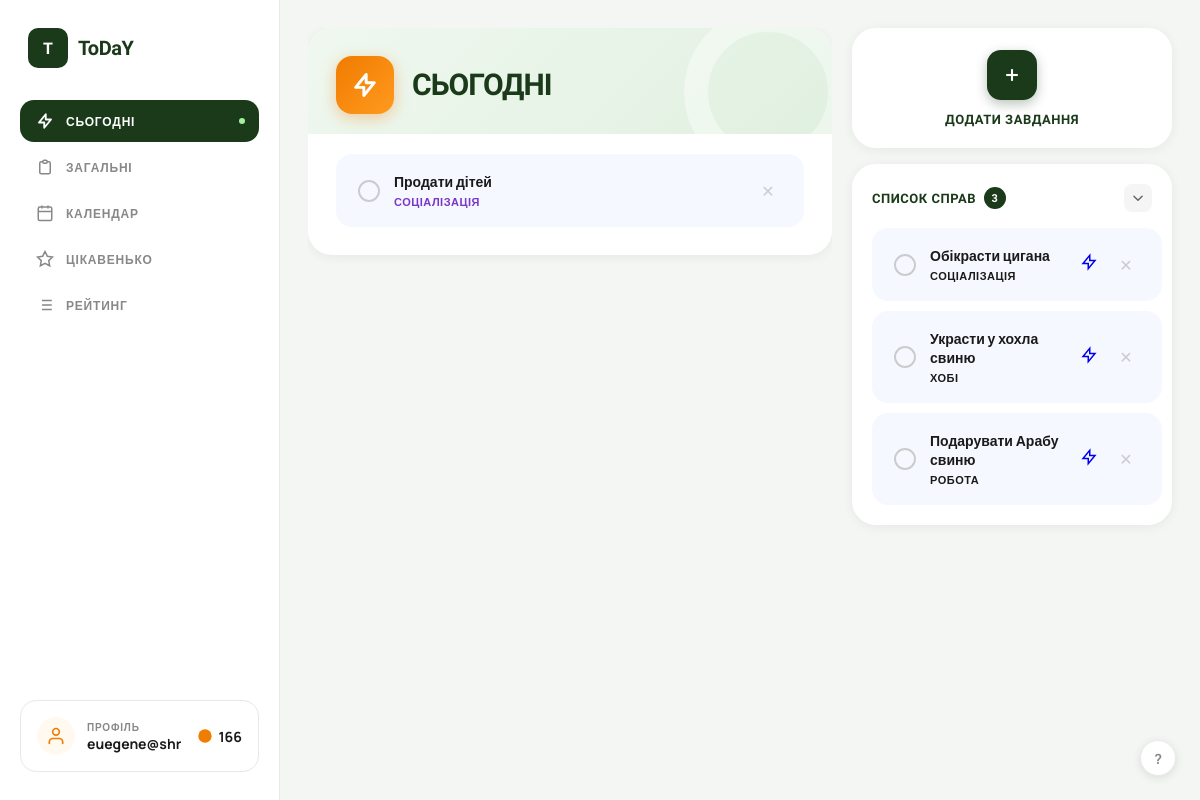
The page /tasks/today/ (signed in) on the database its author committed.
### users/models.py (models this page shows)
class User(AbstractUser):
    email = models.EmailField(unique=True)
    total_points = models.IntegerField(default=0)
    coins = models.IntegerField(default=100)  # added this for coin sysytem
    USERNAME_FIELD = "email"
    REQUIRED_FIELDS = ['username']

### tasks/models.py (models this page shows, shortened)
class Task(models.Model):
    user = models.ForeignKey(User, on_delete=models.CASCADE)
    title = models.CharField(max_length=255)
    category = models.ForeignKey(Category, null=True, blank=True, on_delete=models.SET_NULL)
    planned_date = models.DateField(null=True, blank=True)
    is_for_today = models.BooleanField(default=False)
    deadline_time = models.TimeField(default="16:00")
    estimated_hours = models.FloatField(default=1)
    is_completed = models.BooleanField(default=False)
    order = models.IntegerField(default=0)
    created_at = models.DateTimeField(auto_now_add=True)
    completed_at = models.DateTimeField(null=True, blank=True)

class Category(models.Model):
    name = models.CharField(max_length=100)
    color = models.CharField(max_length=7, default='#000000')
    user = models.ForeignKey(User, on_delete=models.CASCADE)

### tasks/views.py (the view)
# urls.py: path('today/', views.today_tasks, name='today_tasks'),
@login_required
def today_tasks(request):
    today = timezone.localdate()
    today_incomplete = Task.objects.filter(
        user=request.user,
        is_completed=False
    ).filter(
        db_models.Q(is_for_today=True) | db_models.Q(planned_date=today)
    ).order_by('order')
    other_incomplete = Task.objects.filter(
        user=request.user,
        is_for_today=False,
        is_completed=False,
        planned_date__isnull=True
    ).order_by('order')
    categories = Category.objects.filter(user=request.user)
    return render(request, 'myapp/user_desktop.html', {
        'today_tasks': today_incomplete,
        'other_tasks': other_incomplete,
        'categories': categories,
        'today': today,
    })

### myapp/templates/myapp/user_desktop.html (shortened to what this page needs)
{% load static %}
<!DOCTYPE html>
<html lang="uk">
<head>
<link rel="stylesheet" href="{% static 'myapp/css/menu.css' %}">
</head>
<body>
<aside class="sidebar">
  <div class="logo">
    <div class="logo-icon">T</div>
    <div class="logo-text">ToDaY</div>
  </div>
  <label class="nav-label chosen">
    <svg fill="none" viewBox="0 0 24 24" stroke="currentColor" stroke-width="2.5">
      <path stroke-linecap="round" stroke-linejoin="round" d="M13 10V3L4 14h7v7l9-11h-7z"/>
    </svg>
    СЬОГОДНІ
    <span class="nav-dot"></span>
  </label>
  <a href="{% url 'tasks:task_list' %}" class="nav-label">
    <svg fill="none" viewBox="0 0 24 24" stroke="currentColor" stroke-width="2">
      <path stroke-linecap="round" stroke-linejoin="round" d="M9 5H7a2 2 0 00-2 2v12a2 2 0 002 2h10a2 2 0 002-2V7a2 2 0 00-2-2h-2M9 5a2 2 0 002 2h2a2 2 0 002-2M9 5a2 2 0 012-2h2a2 2 0 012 2"/>
    </svg>
    ЗАГАЛЬНІ
  </a>
  <a href="{% url 'myapp:calendar' %}" class="nav-label">
    <svg fill="none" viewBox="0 0 24 24" stroke="currentColor" stroke-width="2">
      <rect x="3" y="4" width="18" height="18" rx="2" ry="2"/>
      <line x1="16" y1="2" x2="16" y2="6"/><line x1="8" y1="2" x2="8" y2="6"/>
      <line x1="3" y1="10" x2="21" y2="10"/>
    </svg>
    КАЛЕНДАР
  </a>
  <a href="{% url 'myapp:interesting' %}" class="nav-label">
    <svg fill="none" viewBox="0 0 24 24" stroke="currentColor" stroke-width="2">
      <polygon points="12 2 15.09 8.26 22 9.27 17 14.14 18.18 21.02 12 17.77 5.82 21.02 7 14.14 2 9.27 8.91 8.26 12 2"/>
    </svg>
    ЦІКАВЕНЬКО
  </a>
  <a href="{% url 'rating:my_rating' %}" class="nav-label">
    <svg fill="none" viewBox="0 0 24 24" stroke="currentColor" stroke-width="2">
      <path d="M8 6h13M8 12h13M8 18h13M3 6h.01M3 12h.01M3 18h.01"/>
    </svg>
    РЕЙТИНГ
  </a>
  <div class="sidebar-spacer"></div>
  <a href="{% url 'myapp:profile' %}" class="profile-card" style="text-decoration: none; color: inherit; display: flex;">
    <div class="profile-avatar">
      <svg width="20" height="20" fill="none" viewBox="0 0 24 24" stroke="currentColor" stroke-width="2">
        <path stroke-linecap="round" stroke-linejoin="round" d="M20 21v-2a4 4 0 00-4-4H8a4 4 0 00-4 4v2"/>
        <circle cx="12" cy="7" r="4"/>
      </svg>
    </div>
    <div class="profile-info">
      <div class="profile-label">Профіль</div>
      <div class="profile-name">{{ request.user.username }}</div>
    </div>
    <div class="coins">
      <svg width="16" height="16" fill="currentColor" viewBox="0 0 24 24" style="color:var(--orange)">
        <circle cx="12" cy="12" r="10"/>
      </svg>
      {{ request.user.coins|default:0 }}
    </div>
  </a>
</aside>
<main class="main">
  <div class="center-panel">
    <div class="today-card">
      <div class="today-header">
        <div class="today-icon">
          <svg fill="none" viewBox="0 0 24 24" stroke="currentColor" stroke-width="2.5">
            <path stroke-linecap="round" stroke-linejoin="round" d="M13 10V3L4 14h7v7l9-11h-7z"/>
          </svg>
        </div>
        <div class="today-title-block">
          <div class="today-title">СЬОГОДНІ</div>
        </div>
      </div>
      <div class="today-tasks">
        {% for task in today_tasks %}
          <div class="task-label">
            <a href="{% url 'tasks:complete_task' task.id %}" class="task-checkbox-ui" style="text-decoration: none;"></a>
            <div class="task-info">
              <div class="task-name">{{ task.title }}</div>
              <div class="task-tag tag-{{ task.category.name|lower }}">{{ task.category.name|default:"Без категорії" }}</div>
            </div>
            <a href="{% url 'tasks:delete_task' task.id %}"
               onclick="return confirm('Видалити завдання «{{ task.title }}»?')"
               class="delete-btn"
               title="Видалити">✕</a>
          </div>
        {% empty %}
          <p style="color: #888; text-align: center; padding: 20px;">На сьогодні завдань немає 🙌</p>
        {% endfor %}
      </div>
    </div>
  </div>
  <div class="right-panel">
    <div class="idea-card" style="display: flex; flex-direction: column; align-items: center; justify-content: center; gap: 12px; cursor: pointer; min-height: 120px;" onclick="location.href='#addModal'">
      <div class="idea-add-btn" style="margin: 0; width: 50px; height: 50px;">
        <svg fill="none" viewBox="0 0 24 24" stroke="currentColor" stroke-width="2.5">
          <line x1="12" y1="5" x2="12" y2="19"/><line x1="5" y1="12" x2="19" y2="12"/>
        </svg>
      </div>
      <span style="font-family: 'Unbounded', sans-serif; font-size: 13px; font-weight: 700; color: var(--green-dark); letter-spacing: 0.5px;">
        ДОДАТИ ЗАВДАННЯ
      </span>
    </div>
    <div class="general-card">
      <details class="general-details" open>
        <summary class="general-summary">
          <div class="general-title">
            СПИСОК СПРАВ
            <span class="count-badge">{{ other_tasks|length }}</span>
          </div>
          <span class="collapse-icon">
            <svg fill="none" viewBox="0 0 24 24" stroke="currentColor" stroke-width="2.5">
              <path stroke-linecap="round" stroke-linejoin="round" d="M5 15l7-7 7 7"/>
            </svg>
          </span>
        </summary>
        <div class="general-tasks">
          {% for task in other_tasks %}
            <div class="task-label">
              <a href="{% url 'tasks:complete_task' task.id %}" class="task-checkbox-ui" style="text-decoration: none;"></a>
              <div class="task-info">
                <div class="task-name">{{ task.title }}</div>
                <div class="task-tag">{{ task.category.name|default:"Загальне" }}</div>
              </div>
              <a href="{% url 'tasks:move_to_today' task.id %}" class="move-btn" title="Виконати сьогодні">
                <svg width="18" height="18" fill="none" viewBox="0 0 24 24" stroke="currentColor" stroke-width="2">
                  <path d="M13 10V3L4 14h7v7l9-11h-7z"/>
                </svg>
              </a>
              <a href="{% url 'tasks:delete_task' task.id %}"
                 onclick="return confirm('Видалити завдання «{{ task.title }}»?')"
                 class="delete-btn"
                 title="Видалити">✕</a>
            </div>
          {% empty %}
            <p style="color: #888; text-align: center; padding: 20px;">Наповни мене</p>
          {% endfor %}
        </div>
      </details>
    </div>
  </div>
</main>
<a href="{% url 'myapp:interesting' %}" class="help-btn">?</a>
</body>
</html>

### myapp/static/myapp/css/menu.css (style rules this page uses)
:root { --green-dark: #1a3a1a; --green-mid: #2d5a2d; --green-accent: #3d7a3d; --orange: #f07c00; --orange-light: #ff9a1f; --purple: #6b0f4e; --bg: #f4f6f4; --card-bg: #ffffff; --text-dark: #1a1a1a; --text-muted: #888; --border: #e8e8e8; }
* { margin: 0; padding: 0; box-sizing: border-box; }
body { font-family: 'Manrope', sans-serif; background: var(--bg); display: flex; height: 100vh; overflow: hidden; color: var(--text-dark); }
.sidebar { width: 280px; flex-shrink: 0; background: hsl(0, 0%, 100%); border-right: 1px solid var(--border); display: flex; flex-direction: column; padding: 28px 20px; gap: 4px; position: sticky; top: 0; height: 100vh; }
.logo { display: flex; align-items: center; gap: 10px; padding: 0 8px; margin-bottom: 28px; }
.logo-icon { width: 40px; height: 40px; background: var(--green-dark); border-radius: 10px; display: flex; align-items: center; justify-content: center; color: white; font-family: 'Unbounded', sans-serif; font-weight: 900; font-size: 16px; }
.logo-text { font-family: 'Unbounded', sans-serif; font-weight: 700; font-size: 20px; color: var(--green-dark); letter-spacing: -0.5px; }
.nav-label { text-decoration: none; display: flex; align-items: center; gap: 12px; padding: 12px 16px; border-radius: 14px; cursor: pointer; color: #888; font-size: 12px; font-weight: 700; letter-spacing: 0.8px; text-transform: uppercase; transition: all 0.2s; position: relative; user-select: none; }
.sidebar .chosen { background: var(--green-dark); color: white; border-radius: 14px; position: relative; transition: background 0.2s, color 0.2s; }
.sidebar .chosen svg { stroke: white; }
.sidebar .chosen .nav-dot { display: block; background: #a0f0a0; }
.nav-dot { display: none; width: 6px; height: 6px; background: #7fff7f; border-radius: 50%; position: absolute; right: 14px; }
.nav-label svg { width: 18px; height: 18px; flex-shrink: 0; }
.sidebar-spacer { flex: 1; }
.profile-card { background: white; border-radius: 16px; padding: 16px; display: flex; align-items: center; gap: 12px; border: 1px solid var(--border); }
.profile-avatar { width: 38px; height: 38px; border-radius: 50%; background: #fff9ef; display: flex; align-items: center; justify-content: center; color: var(--orange); flex-shrink: 0; }
.profile-info { flex: 1; }
.profile-label { font-size: 10px; letter-spacing: 0.8px; text-transform: uppercase; color: var(--text-muted); font-weight: 700; }
.profile-name { font-size: 14px; font-weight: 700; color: var(--text-dark); }
.coins { display: flex; align-items: center; gap: 5px; font-weight: 700; font-size: 14px; color: var(--text-dark); }
.coins svg { color: white; }

### rows shown on the page
User: user.username "euegene@shr", user.coins "166"
Task: title "Продати дітей", category.name "СОЦІАЛІЗАЦІЯ"
Task: title "Обікрасти цигана", category.name "СОЦІАЛІЗАЦІЯ"
Task: title "Украсти у хохла свиню", category.name "ХОБІ"
Task: title "Подарувати Арабу свиню", category.name "РОБОТА"

### other values the page prints
{{ other_tasks|length }} "3"
